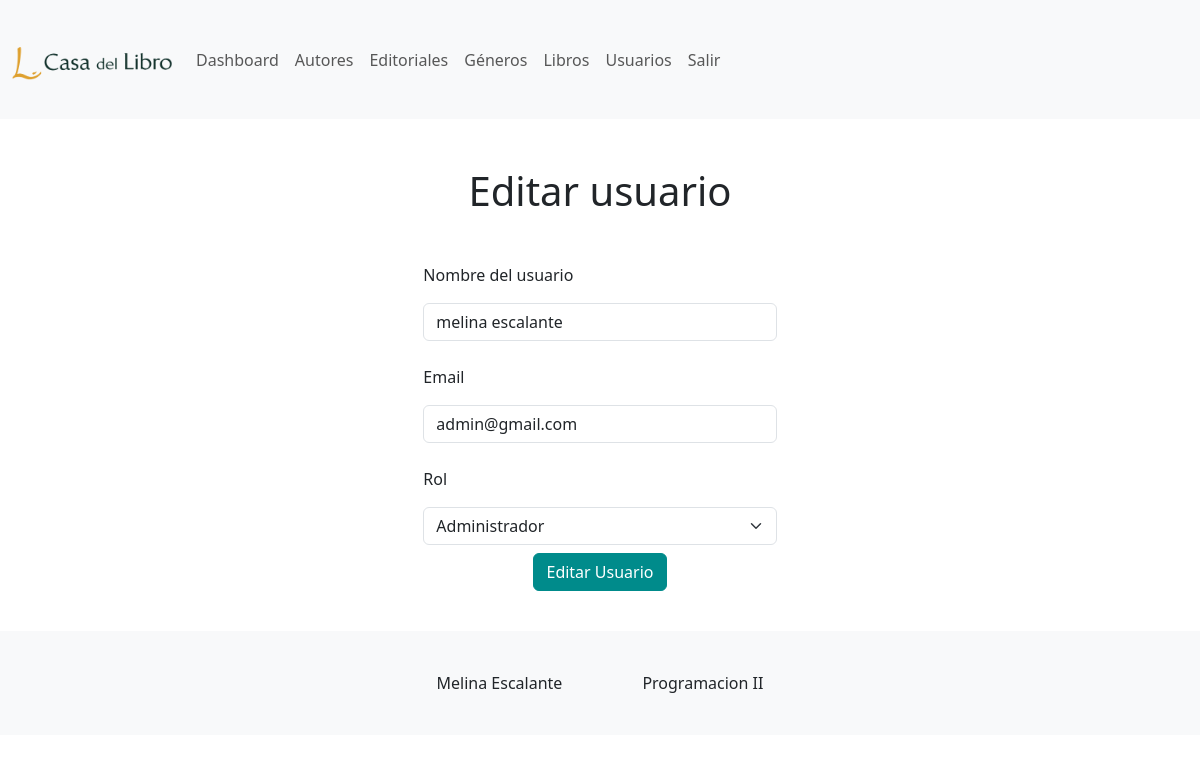
Before: /content/admin/index.php?view=edit_user&id=3 (signed in) with the older database file.
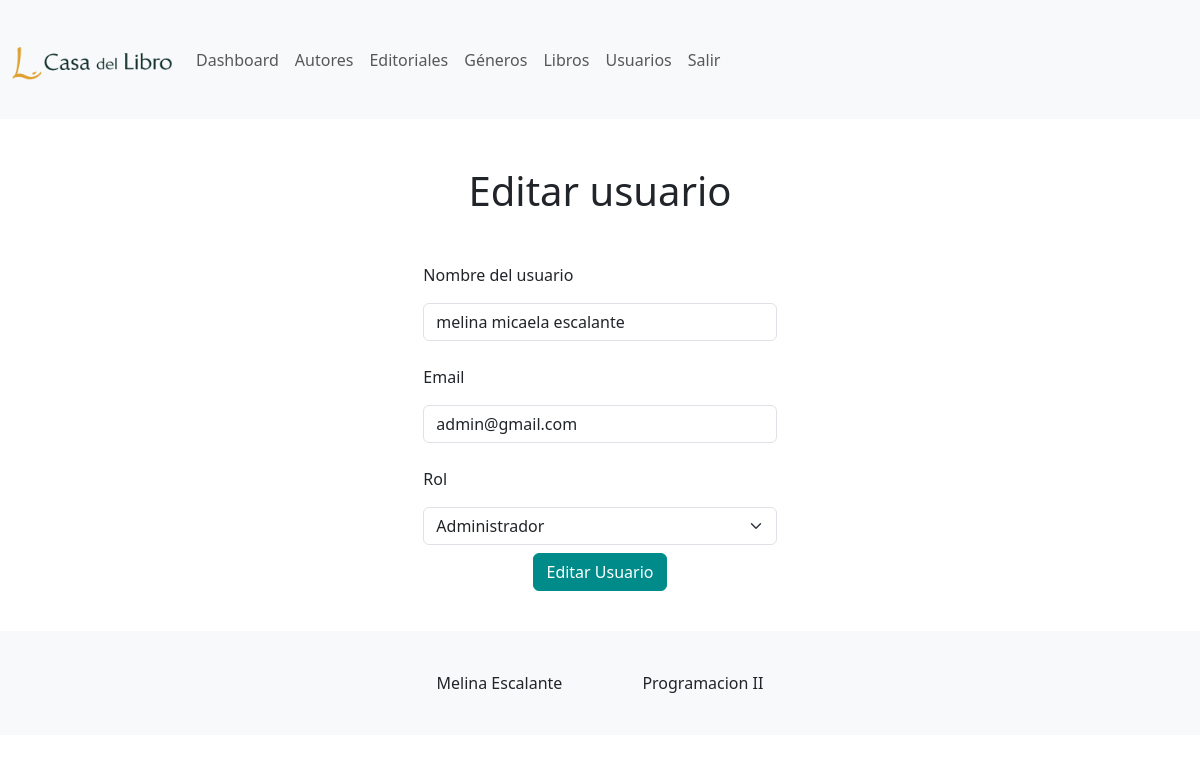
After: the same page with the newer database file.
### tables this page shows
CREATE TABLE `usuario` (
  `id` bigint(20) UNSIGNED NOT NULL,
  `nombre_completo` varchar(256) NOT NULL,
  `email` varchar(256) NOT NULL,
  `password` varchar(256) NOT NULL,
  `rol` enum('usuario','admin') NOT NULL
);

### content/class/Usuario.php (called while the page is built, shortened)
<?php
class Usuario
{
    protected $nombre_completo;
    protected $email;
    protected $rol;
    public function getNombreCompleto()
    {
        return $this->nombre_completo;
    }
    public function getEmail()
    {
        return $this->email;
    }
    public function getRol()
    {
        return $this->rol;
    }
    public function buscar_x_id($user)
    {
        $conexion = (new Conexion())->getConexion();
        $query = "SELECT * FROM usuario WHERE id = :user";
        $PDOStatement = $conexion->prepare($query);
        $PDOStatement->setFetchMode(PDO::FETCH_CLASS, self::class);
        $PDOStatement->execute(["user"=>htmlspecialchars($user) ]);
        $resultado = $PDOStatement->fetch();
        return isset($resultado) ? $resultado : null;
    }
}

### content/admin/views/edit_user.php (the view, shortened to what this page needs)
<?php
$id = $_GET['id'];
$user = (new Usuario())->buscar_x_id($id);
?>
<h1 class="text-center mt-5">Editar usuario</h1>
<form action="action/edit_user_acc.php" method="POST"
    class="container form-autor row">
    <div class="d-flex align-items-center flex-column">
        <div class="form-group col-12 col-lg-4 col-md-6">
            <label class="form-label mb-3" for="nombre">Nombre del usuario</label>
            <input type="text" class="form-control mb-4" id="nombre" name="nombre"
                value="<?= htmlspecialchars($user->getNombreCompleto()) ?>">
            <label class="form-label mb-3" for="Email">Email</label>
            <input type="email" class="form-control mb-4" id="email" name="email"
                value="<?= htmlspecialchars($user->getEmail()) ?>">
            <label class="form-label mb-3" for="nombre">Rol</label>
            <select name="rol" id="rol" class="form-select mb-2">
                <option <?= $user->getRol() == "admin" ? "selected" : "" ?> value="admin">
                    Administrador
                </option>
            </select>
        </div>
        <div>
            <button type="submit" class="btn btn-primary">Editar Usuario</button>
        </div>
    </div>
</form>

Changed rows visible on the page:
changed usuario "admin@gmail.com": nombre "melina escalante" → "melina micaela escalante"
